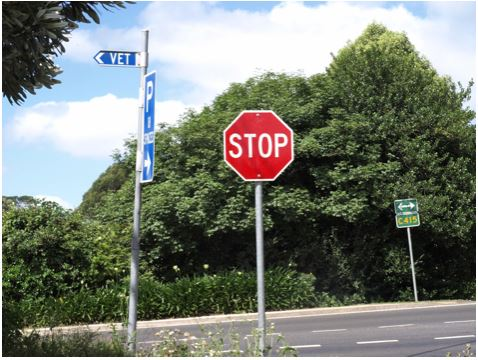
#> input picture stop_sign.JPG, 478 x 360 px, found by its file name
$ python stop_sign.py
#> lines starting #> are read from the running program, lines starting #| are printed output that depends on the picture; after the words box and inside, x2 and y2 are one past the last pixel; in counts of white or black regions, pixels touching at a corner belong together
# -*- coding: utf-8 -*-
"""
Created on Thu Sep 28 21:51:40 2017

@author: shubra
"""

import matplotlib.pyplot as plt
import numpy as np
import cv2

# Read in the image
image = cv2.imread('stop_sign.jpg')
#> image is the input picture: shape (360, 478, 3); mean B, G, R 117.5, 127.3, 121.5
# Convert to RGB
image = cv2.cvtColor(image, cv2.COLOR_BGR2RGB)
# ---------------------------------------------------------- #

## TODO: Define the color selection criteria
lower_red = np.array([100,0,0])
upper_red = np.array([255,90,90])

# Mask the image
masked_image = np.copy(image)
mask = cv2.inRange(masked_image, lower_red, upper_red)
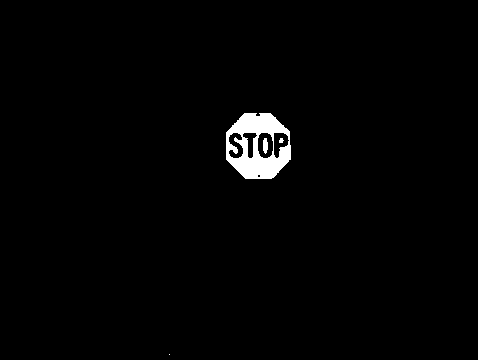
#> mask: shape (360, 478); 1.5% white; 4 white regions (2 under 20 px), largest, box (x1, y1, x2, y2) and area: (226, 113, 291, 179) 2570, (263, 138, 268, 154) 65

## TODO: Apply the mask to masked_image
## by setting the pixels in the red range to black
## Click `Test Run` to display the output before submitting

masked_image[mask !=0] = [0, 0, 0]
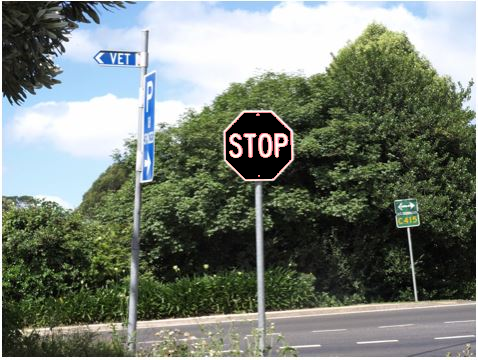
#> masked_image: shape (360, 478, 3); mean R, G, B 118.3, 126.7, 116.7

# ---------------------------------------------------------- #
# Display it
plt.imshow(masked_image)
